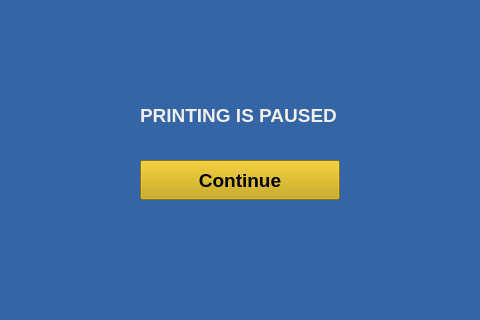
<?xml version="1.0" encoding="UTF-8"?>
<ui version="4.0">
 <class>printingpause</class>
 <widget class="QMainWindow" name="printingpause">
  <property name="geometry">
   <rect>
    <x>0</x>
    <y>0</y>
    <width>480</width>
    <height>320</height>
   </rect>
  </property>
  <property name="windowTitle">
   <string>MainWindow</string>
  </property>
  <property name="autoFillBackground">
   <bool>false</bool>
  </property>
  <property name="styleSheet">
   <string notr="true">background-color: rgb(52, 101, 164);</string>
  </property>
  <widget class="QWidget" name="centralwidget">
   <widget class="QLabel" name="paused3">
    <property name="geometry">
     <rect>
      <x>140</x>
      <y>100</y>
      <width>240</width>
      <height>30</height>
     </rect>
    </property>
    <property name="font">
     <font>
      <pointsize>14</pointsize>
      <weight>75</weight>
      <bold>true</bold>
     </font>
    </property>
    <property name="autoFillBackground">
     <bool>false</bool>
    </property>
    <property name="styleSheet">
     <string notr="true">color: rgb(238, 238, 236);</string>
    </property>
    <property name="text">
     <string>PRINTING IS PAUSED</string>
    </property>
   </widget>
   <widget class="QPushButton" name="pb3">
    <property name="geometry">
     <rect>
      <x>140</x>
      <y>160</y>
      <width>200</width>
      <height>40</height>
     </rect>
    </property>
    <property name="font">
     <font>
      <pointsize>14</pointsize>
      <weight>75</weight>
      <bold>true</bold>
     </font>
    </property>
    <property name="styleSheet">
     <string notr="true">background-color: rgb(196, 160, 0);</string>
    </property>
    <property name="text">
     <string>Continue</string>
    </property>
   </widget>
   <widget class="QLabel" name="device">
    <property name="geometry">
     <rect>
      <x>100</x>
      <y>10</y>
      <width>250</width>
      <height>20</height>
     </rect>
    </property>
    <property name="autoFillBackground">
     <bool>false</bool>
    </property>
    <property name="styleSheet">
     <string notr="true">color: rgb(186, 189, 182);</string>
    </property>
    <property name="text">
     <string/>
    </property>
    <property name="alignment">
     <set>Qt::AlignCenter</set>
    </property>
   </widget>
   <widget class="QLabel" name="org">
    <property name="geometry">
     <rect>
      <x>100</x>
      <y>40</y>
      <width>280</width>
      <height>20</height>
     </rect>
    </property>
    <property name="styleSheet">
     <string notr="true">color: rgb(186, 189, 182);</string>
    </property>
    <property name="text">
     <string/>
    </property>
    <property name="alignment">
     <set>Qt::AlignCenter</set>
    </property>
   </widget>
  </widget>
 </widget>
 <resources/>
 <connections/>
</ui>
